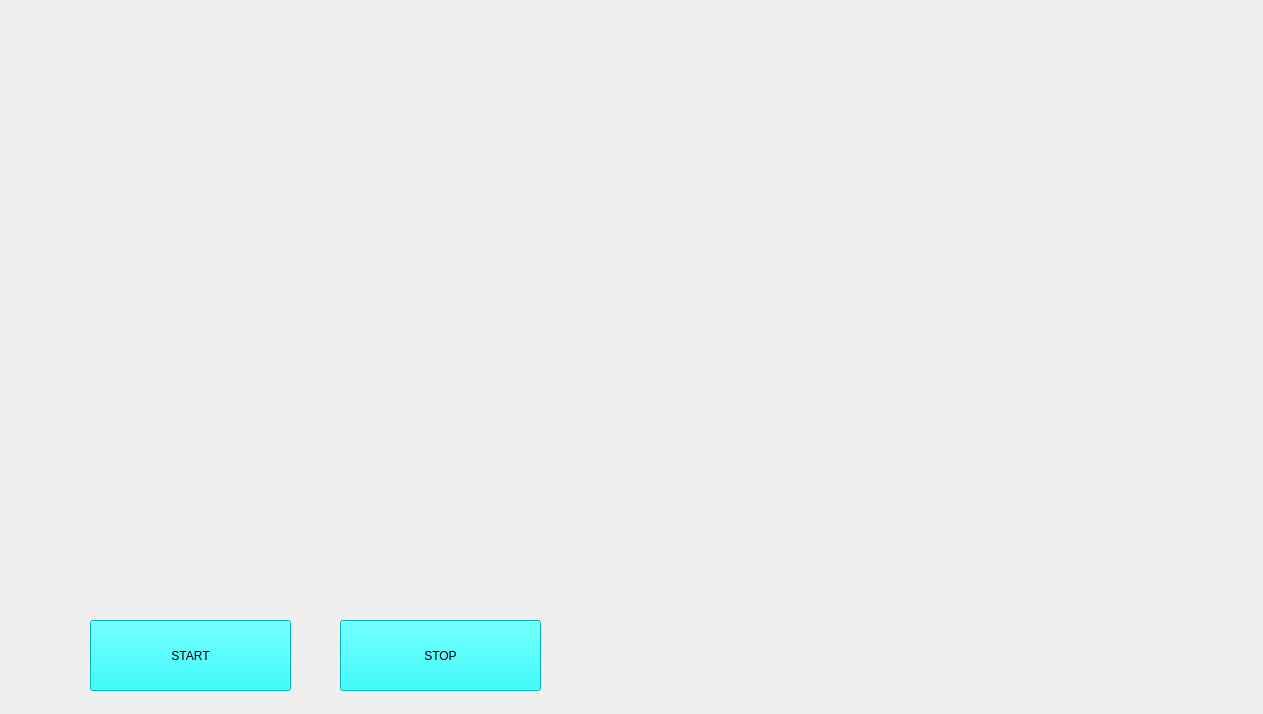
<?xml version="1.0" encoding="UTF-8"?>
<ui version="4.0">
 <class>JarvisUI</class>
 <widget class="QMainWindow" name="JarvisUI">
  <property name="geometry">
   <rect>
    <x>0</x>
    <y>0</y>
    <width>1263</width>
    <height>714</height>
   </rect>
  </property>
  <property name="windowTitle">
   <string>MainWindow</string>
  </property>
  <widget class="QWidget" name="centralwidget">
   <widget class="QLabel" name="label">
    <property name="geometry">
     <rect>
      <x>-10</x>
      <y>0</y>
      <width>1281</width>
      <height>721</height>
     </rect>
    </property>
    <property name="text">
     <string/>
    </property>
    <property name="pixmap">
     <pixmap>../GUI material/B.G/Black_Template.jpg</pixmap>
    </property>
    <property name="scaledContents">
     <bool>true</bool>
    </property>
   </widget>
   <widget class="QLabel" name="label_2">
    <property name="geometry">
     <rect>
      <x>-140</x>
      <y>-100</y>
      <width>881</width>
      <height>651</height>
     </rect>
    </property>
    <property name="text">
     <string/>
    </property>
    <property name="pixmap">
     <pixmap>../GUI material/VoiceReg/__1.gif</pixmap>
    </property>
    <property name="scaledContents">
     <bool>true</bool>
    </property>
   </widget>
   <widget class="QLabel" name="label_3">
    <property name="geometry">
     <rect>
      <x>660</x>
      <y>10</y>
      <width>601</width>
      <height>411</height>
     </rect>
    </property>
    <property name="text">
     <string/>
    </property>
    <property name="pixmap">
     <pixmap>../GUI material/B.G/Iron_Template_1.gif</pixmap>
    </property>
    <property name="scaledContents">
     <bool>true</bool>
    </property>
   </widget>
   <widget class="QLabel" name="label_4">
    <property name="geometry">
     <rect>
      <x>700</x>
      <y>400</y>
      <width>551</width>
      <height>301</height>
     </rect>
    </property>
    <property name="text">
     <string/>
    </property>
    <property name="pixmap">
     <pixmap>../GUI material/extra/B.G_Template_1.gif</pixmap>
    </property>
    <property name="scaledContents">
     <bool>true</bool>
    </property>
   </widget>
   <widget class="QPushButton" name="pushButton">
    <property name="geometry">
     <rect>
      <x>90</x>
      <y>620</y>
      <width>201</width>
      <height>71</height>
     </rect>
    </property>
    <property name="styleSheet">
     <string notr="true">background-color: rgb(0, 255, 255);
font: 87 26pt &quot;Arial Black&quot;;
</string>
    </property>
    <property name="text">
     <string>START</string>
    </property>
   </widget>
   <widget class="QPushButton" name="pushButton_2">
    <property name="geometry">
     <rect>
      <x>340</x>
      <y>620</y>
      <width>201</width>
      <height>71</height>
     </rect>
    </property>
    <property name="styleSheet">
     <string notr="true">background-color: rgb(0, 255, 255);
font: 87 26pt &quot;Arial Black&quot;;</string>
    </property>
    <property name="text">
     <string>STOP</string>
    </property>
   </widget>
  </widget>
 </widget>
 <resources/>
 <connections/>
</ui>
